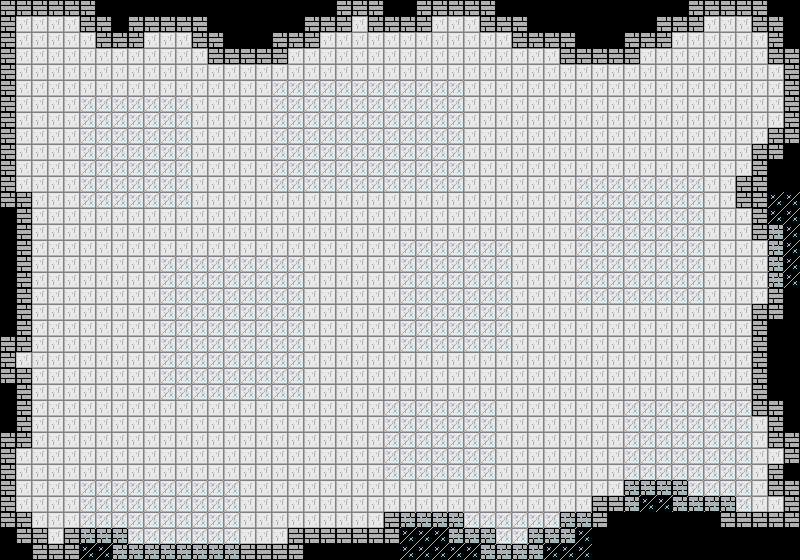

This game map was drawn from its Tiled (.tmx) file and the tilesets committed beside it. A one-line description and the full map source follow:
An orthogonal 50x35 tile map with 16x16 px tiles, 2 tile layers (Floor, Above).

<map version="1.4" tiledversion="2020.12.18" orientation="orthogonal" renderorder="right-down" width="50" height="35" tilewidth="16" tileheight="16" infinite="0" nextlayerid="3" nextobjectid="1">
 <editorsettings>
  <export target="../../assets/tiles/tiled_test.json" format="json" />
 </editorsettings>
 <tileset firstgid="1" source="../tilesets/grass_and_wall_with_borders.tsx" />
 <layer id="1" name="Floor" width="50" height="35">
  <data encoding="csv">
2,2,2,2,2,2,0,0,0,0,0,0,0,0,0,0,0,0,0,0,0,2,2,2,0,0,2,2,2,2,2,0,0,0,0,0,0,0,0,0,0,0,0,2,2,2,2,2,0,0,
2,1,1,1,1,2,2,0,2,2,2,2,2,0,0,0,0,0,0,2,2,2,1,2,2,2,2,1,1,1,2,2,2,0,0,0,0,0,0,0,0,2,2,2,1,1,1,2,2,0,
2,1,1,1,1,1,2,2,2,1,1,1,2,2,0,0,0,2,2,2,1,1,1,1,1,1,1,1,1,1,1,1,2,2,2,2,0,0,0,2,2,2,1,1,1,1,1,1,2,0,
2,1,1,1,1,1,1,1,1,1,1,1,1,2,2,2,2,2,1,1,1,1,1,1,1,1,1,1,1,1,1,1,1,1,1,2,2,2,2,2,1,1,1,1,1,1,1,1,2,2,
2,1,1,1,1,1,1,1,1,1,1,1,1,1,1,1,1,1,1,1,1,1,1,1,1,1,1,1,1,1,1,1,1,1,1,1,1,1,1,1,1,1,1,1,1,1,1,1,1,2,
2,1,1,1,1,1,1,1,1,1,1,1,1,1,1,1,1,1,1,1,1,1,1,1,1,1,1,1,1,1,1,1,1,1,1,1,1,1,1,1,1,1,1,1,1,1,1,1,1,2,
2,1,1,1,1,1,1,1,1,1,1,1,1,1,1,1,1,1,1,1,1,1,1,1,1,1,1,1,1,1,1,1,1,1,1,1,1,1,1,1,1,1,1,1,1,1,1,1,1,2,
2,1,1,1,1,1,1,1,1,1,1,1,1,1,1,1,1,1,1,1,1,1,1,1,1,1,1,1,1,1,1,1,1,1,1,1,1,1,1,1,1,1,1,1,1,1,1,1,1,2,
2,1,1,1,1,1,1,1,1,1,1,1,1,1,1,1,1,1,1,1,1,1,1,1,1,1,1,1,1,1,1,1,1,1,1,1,1,1,1,1,1,1,1,1,1,1,1,1,2,2,
2,1,1,1,1,1,1,1,1,1,1,1,1,1,1,1,1,1,1,1,1,1,1,1,1,1,1,1,1,1,1,1,1,1,1,1,1,1,1,1,1,1,1,1,1,1,1,2,2,0,
2,1,1,1,1,1,1,1,1,1,1,1,1,1,1,1,1,1,1,1,1,1,1,1,1,1,1,1,1,1,1,1,1,1,1,1,1,1,1,1,1,1,1,1,1,1,1,2,0,0,
2,1,1,1,1,1,1,1,1,1,1,1,1,1,1,1,1,1,1,1,1,1,1,1,1,1,1,1,1,1,1,1,1,1,1,1,1,1,1,1,1,1,1,1,1,1,2,2,0,0,
2,2,1,1,1,1,1,1,1,1,1,1,1,1,1,1,1,1,1,1,1,1,1,1,1,1,1,1,1,1,1,1,1,1,1,1,1,1,1,1,1,1,1,1,1,1,2,2,0,0,
0,2,1,1,1,1,1,1,1,1,1,1,1,1,1,1,1,1,1,1,1,1,1,1,1,1,1,1,1,1,1,1,1,1,1,1,1,1,1,1,1,1,1,1,1,1,1,2,0,0,
0,2,1,1,1,1,1,1,1,1,1,1,1,1,1,1,1,1,1,1,1,1,1,1,1,1,1,1,1,1,1,1,1,1,1,1,1,1,1,1,1,1,1,1,1,1,1,2,2,0,
0,2,1,1,1,1,1,1,1,1,1,1,1,1,1,1,1,1,1,1,1,1,1,1,1,1,1,1,1,1,1,1,1,1,1,1,1,1,1,1,1,1,1,1,1,1,1,1,2,0,
0,2,1,1,1,1,1,1,1,1,1,1,1,1,1,1,1,1,1,1,1,1,1,1,1,1,1,1,1,1,1,1,1,1,1,1,1,1,1,1,1,1,1,1,1,1,1,1,2,0,
0,2,1,1,1,1,1,1,1,1,1,1,1,1,1,1,1,1,1,1,1,1,1,1,1,1,1,1,1,1,1,1,1,1,1,1,1,1,1,1,1,1,1,1,1,1,1,1,2,0,
0,2,1,1,1,1,1,1,1,1,1,1,1,1,1,1,1,1,1,1,1,1,1,1,1,1,1,1,1,1,1,1,1,1,1,1,1,1,1,1,1,1,1,1,1,1,1,1,2,0,
0,2,1,1,1,1,1,1,1,1,1,1,1,1,1,1,1,1,1,1,1,1,1,1,1,1,1,1,1,1,1,1,1,1,1,1,1,1,1,1,1,1,1,1,1,1,1,2,2,0,
0,2,1,1,1,1,1,1,1,1,1,1,1,1,1,1,1,1,1,1,1,1,1,1,1,1,1,1,1,1,1,1,1,1,1,1,1,1,1,1,1,1,1,1,1,1,1,2,0,0,
2,2,1,1,1,1,1,1,1,1,1,1,1,1,1,1,1,1,1,1,1,1,1,1,1,1,1,1,1,1,1,1,1,1,1,1,1,1,1,1,1,1,1,1,1,1,1,2,0,0,
2,1,1,1,1,1,1,1,1,1,1,1,1,1,1,1,1,1,1,1,1,1,1,1,1,1,1,1,1,1,1,1,1,1,1,1,1,1,1,1,1,1,1,1,1,1,1,2,0,0,
2,2,1,1,1,1,1,1,1,1,1,1,1,1,1,1,1,1,1,1,1,1,1,1,1,1,1,1,1,1,1,1,1,1,1,1,1,1,1,1,1,1,1,1,1,1,1,2,0,0,
0,2,1,1,1,1,1,1,1,1,1,1,1,1,1,1,1,1,1,1,1,1,1,1,1,1,1,1,1,1,1,1,1,1,1,1,1,1,1,1,1,1,1,1,1,1,1,2,0,0,
0,2,1,1,1,1,1,1,1,1,1,1,1,1,1,1,1,1,1,1,1,1,1,1,1,1,1,1,1,1,1,1,1,1,1,1,1,1,1,1,1,1,1,1,1,1,1,2,2,0,
0,2,1,1,1,1,1,1,1,1,1,1,1,1,1,1,1,1,1,1,1,1,1,1,1,1,1,1,1,1,1,1,1,1,1,1,1,1,1,1,1,1,1,1,1,1,1,1,2,0,
2,2,1,1,1,1,1,1,1,1,1,1,1,1,1,1,1,1,1,1,1,1,1,1,1,1,1,1,1,1,1,1,1,1,1,1,1,1,1,1,1,1,1,1,1,1,1,1,2,2,
2,1,1,1,1,1,1,1,1,1,1,1,1,1,1,1,1,1,1,1,1,1,1,1,1,1,1,1,1,1,1,1,1,1,1,1,1,1,1,1,1,1,1,1,1,1,1,1,1,2,
2,1,1,1,1,1,1,1,1,1,1,1,1,1,1,1,1,1,1,1,1,1,1,1,1,1,1,1,1,1,1,1,1,1,1,1,1,1,1,1,1,1,1,1,1,1,1,1,2,0,
2,1,1,1,1,1,1,1,1,1,1,1,1,1,1,1,1,1,1,1,1,1,1,1,1,1,1,1,1,1,1,1,1,1,1,1,1,1,1,2,2,2,2,1,1,1,1,1,2,2,
2,1,1,1,1,1,1,1,1,1,1,1,1,1,1,1,1,1,1,1,1,1,1,1,1,1,1,1,1,1,1,1,1,1,1,1,1,2,2,2,0,0,2,2,2,2,1,1,1,2,
2,2,1,1,1,1,1,1,1,1,1,1,1,1,1,1,1,1,1,1,1,1,1,1,2,2,2,2,2,1,1,1,1,1,1,2,2,2,0,0,0,0,0,0,0,2,2,2,2,2,
0,2,2,1,2,2,2,2,1,1,1,1,1,1,1,1,1,1,2,2,2,2,2,2,2,0,0,0,2,2,2,1,1,2,2,2,0,0,0,0,0,0,0,0,0,0,0,0,0,0,
0,0,2,2,2,0,0,2,2,2,2,2,2,2,2,2,2,2,2,0,0,0,0,0,0,0,0,0,0,0,2,2,2,2,0,0,0,0,0,0,0,0,0,0,0,0,0,0,0,0
</data>
 </layer>
 <layer id="2" name="Above" width="50" height="35" parallaxx="1.4" parallaxy="1.4">
  <data encoding="csv">
0,0,0,0,0,0,0,0,0,0,0,0,0,0,0,0,0,0,0,0,0,0,0,0,0,0,0,0,0,0,0,0,0,0,0,0,0,0,0,0,0,0,0,0,0,0,0,0,0,0,
0,0,0,0,0,0,0,0,0,0,0,0,0,0,0,0,0,0,0,0,0,0,0,0,0,0,0,0,0,0,0,0,0,0,0,0,0,0,0,0,0,0,0,0,0,0,0,0,0,0,
0,0,0,0,0,0,0,0,0,0,0,0,0,0,0,0,0,0,0,0,0,0,0,0,0,0,0,0,0,0,0,0,0,0,0,0,0,0,0,0,0,0,0,0,0,0,0,0,0,0,
0,0,0,0,0,0,0,0,0,0,0,0,0,0,0,0,0,0,0,0,0,0,0,0,0,0,0,0,0,0,0,0,0,0,0,0,0,0,0,0,0,0,0,0,0,0,0,0,0,0,
0,0,0,0,0,0,0,0,0,0,0,0,0,0,0,0,0,0,0,0,0,0,0,0,0,0,0,0,0,0,0,0,0,0,0,0,0,0,0,0,0,0,0,0,0,0,0,0,0,0,
0,0,0,0,0,0,0,0,0,0,0,0,0,0,0,0,0,3,3,3,3,3,3,3,3,3,3,3,3,0,0,0,0,0,0,0,0,0,0,0,0,0,0,0,0,0,0,0,0,0,
0,0,0,0,0,3,3,3,3,3,3,3,0,0,0,0,0,3,3,3,3,3,3,3,3,3,3,3,3,0,0,0,0,0,0,0,0,0,0,0,0,0,0,0,0,0,0,0,0,0,
0,0,0,0,0,3,3,3,3,3,3,3,0,0,0,0,0,3,3,3,3,3,3,3,3,3,3,3,3,0,0,0,0,0,0,0,0,0,0,0,0,0,0,0,0,0,0,0,0,0,
0,0,0,0,0,3,3,3,3,3,3,3,0,0,0,0,0,3,3,3,3,3,3,3,3,3,3,3,3,0,0,0,0,0,0,0,0,0,0,0,0,0,0,0,0,0,0,0,0,0,
0,0,0,0,0,3,3,3,3,3,3,3,0,0,0,0,0,3,3,3,3,3,3,3,3,3,3,3,3,0,0,0,0,0,0,0,0,0,0,0,0,0,0,0,0,0,0,0,0,0,
0,0,0,0,0,3,3,3,3,3,3,3,0,0,0,0,0,3,3,3,3,3,3,3,3,3,3,3,3,0,0,0,0,0,0,0,0,0,0,0,0,0,0,0,0,0,0,0,0,0,
0,0,0,0,0,3,3,3,3,3,3,3,0,0,0,0,0,3,3,3,3,3,3,3,3,3,3,3,3,0,0,0,0,0,0,0,3,3,3,3,3,3,3,3,0,0,0,0,0,0,
0,0,0,0,0,3,3,3,3,3,3,3,0,0,0,0,0,0,0,0,0,0,0,0,0,0,0,0,0,0,0,0,0,0,0,0,3,3,3,3,3,3,3,3,0,0,0,0,3,3,
0,0,0,0,0,0,0,0,0,0,0,0,0,0,0,0,0,0,0,0,0,0,0,0,0,0,0,0,0,0,0,0,0,0,0,0,3,3,3,3,3,3,3,3,0,0,0,0,3,3,
0,0,0,0,0,0,0,0,0,0,0,0,0,0,0,0,0,0,0,0,0,0,0,0,0,0,0,0,0,0,0,0,0,0,0,0,3,3,3,3,3,3,3,3,0,0,0,0,3,3,
0,0,0,0,0,0,0,0,0,0,0,0,0,0,0,0,0,0,0,0,0,0,0,0,0,3,3,3,3,3,3,3,0,0,0,0,3,3,3,3,3,3,3,3,0,0,0,0,3,3,
0,0,0,0,0,0,0,0,0,0,3,3,3,3,3,3,3,3,3,0,0,0,0,0,0,3,3,3,3,3,3,3,0,0,0,0,3,3,3,3,3,3,3,3,0,0,0,0,3,3,
0,0,0,0,0,0,0,0,0,0,3,3,3,3,3,3,3,3,3,0,0,0,0,0,0,3,3,3,3,3,3,3,0,0,0,0,3,3,3,3,3,3,3,3,0,0,0,0,3,3,
0,0,0,0,0,0,0,0,0,0,3,3,3,3,3,3,3,3,3,0,0,0,0,0,0,3,3,3,3,3,3,3,0,0,0,0,3,3,3,3,3,3,3,3,0,0,0,0,0,0,
0,0,0,0,0,0,0,0,0,0,3,3,3,3,3,3,3,3,3,0,0,0,0,0,0,3,3,3,3,3,3,3,0,0,0,0,0,0,0,0,0,0,0,0,0,0,0,0,0,0,
0,0,0,0,0,0,0,0,0,0,3,3,3,3,3,3,3,3,3,0,0,0,0,0,0,3,3,3,3,3,3,3,0,0,0,0,0,0,0,0,0,0,0,0,0,0,0,0,0,0,
0,0,0,0,0,0,0,0,0,0,3,3,3,3,3,3,3,3,3,0,0,0,0,0,0,3,3,3,3,3,3,3,0,0,0,0,0,0,0,0,0,0,0,0,0,0,0,0,0,0,
0,0,0,0,0,0,0,0,0,0,3,3,3,3,3,3,3,3,3,0,0,0,0,0,0,0,0,0,0,0,0,0,0,0,0,0,0,0,0,0,0,0,0,0,0,0,0,0,0,0,
0,0,0,0,0,0,0,0,0,0,3,3,3,3,3,3,3,3,3,0,0,0,0,0,0,0,0,0,0,0,0,0,0,0,0,0,0,0,0,0,0,0,0,0,0,0,0,0,0,0,
0,0,0,0,0,0,0,0,0,0,3,3,3,3,3,3,3,3,3,0,0,0,0,0,0,0,0,0,0,0,0,0,0,0,0,0,0,0,0,0,0,0,0,0,0,0,0,0,0,0,
0,0,0,0,0,0,0,0,0,0,0,0,0,0,0,0,0,0,0,0,0,0,0,0,3,3,3,3,3,3,3,0,0,0,0,0,0,0,0,3,3,3,3,3,3,3,3,0,0,0,
0,0,0,0,0,0,0,0,0,0,0,0,0,0,0,0,0,0,0,0,0,0,0,0,3,3,3,3,3,3,3,0,0,0,0,0,0,0,0,3,3,3,3,3,3,3,3,0,0,0,
0,0,0,0,0,0,0,0,0,0,0,0,0,0,0,0,0,0,0,0,0,0,0,0,3,3,3,3,3,3,3,0,0,0,0,0,0,0,0,3,3,3,3,3,3,3,3,0,0,0,
0,0,0,0,0,0,0,0,0,0,0,0,0,0,0,0,0,0,0,0,0,0,0,0,3,3,3,3,3,3,3,0,0,0,0,0,0,0,0,3,3,3,3,3,3,3,3,0,0,0,
0,0,0,0,0,0,0,0,0,0,0,0,0,0,0,0,0,0,0,0,0,0,0,0,3,3,3,3,3,3,3,0,0,0,0,0,0,0,0,3,3,3,3,3,3,3,3,0,0,0,
0,0,0,0,0,3,3,3,3,3,3,3,3,3,3,0,0,0,0,0,0,0,0,0,0,0,0,0,0,0,0,0,0,0,0,0,0,0,0,3,3,3,3,3,3,3,3,0,0,0,
0,0,0,0,0,3,3,3,3,3,3,3,3,3,3,0,0,0,0,0,0,0,0,0,0,0,0,0,0,0,0,0,0,0,0,0,0,0,0,3,3,3,3,3,3,3,3,0,0,0,
0,0,0,0,0,3,3,3,3,3,3,3,3,3,3,0,0,0,0,0,0,0,0,0,0,3,3,3,3,3,3,3,3,3,3,3,3,0,0,0,0,0,0,0,0,0,0,0,0,0,
0,0,0,0,0,3,3,3,3,3,3,3,3,3,3,0,0,0,0,0,0,0,0,0,0,3,3,3,3,3,3,3,3,3,3,3,3,0,0,0,0,0,0,0,0,0,0,0,0,0,
0,0,0,0,0,3,3,3,3,3,3,3,3,3,3,0,0,0,0,0,0,0,0,0,0,3,3,3,3,3,3,3,3,3,3,3,3,0,0,0,0,0,0,0,0,0,0,0,0,0
</data>
 </layer>
</map>